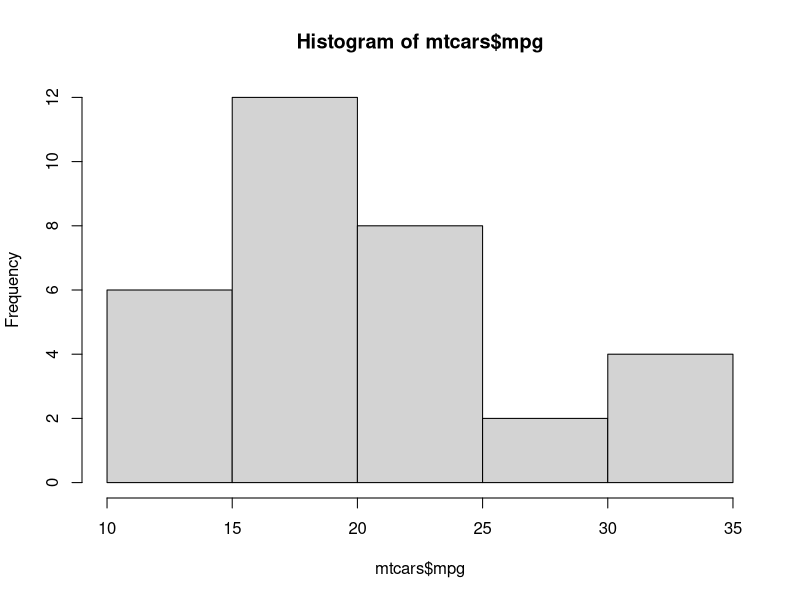
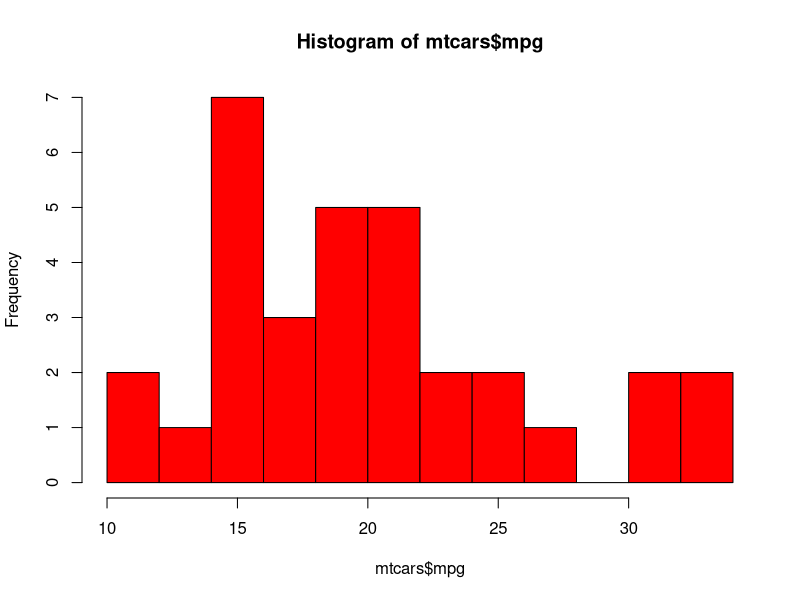
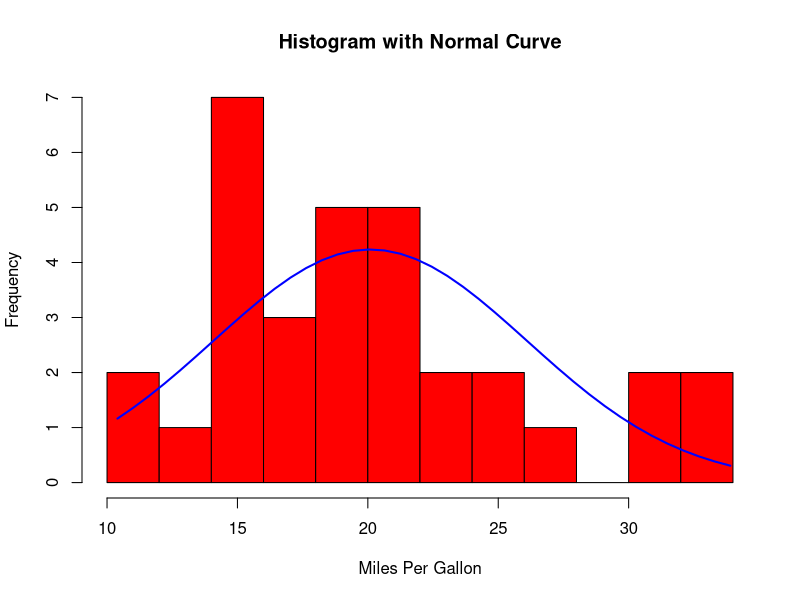
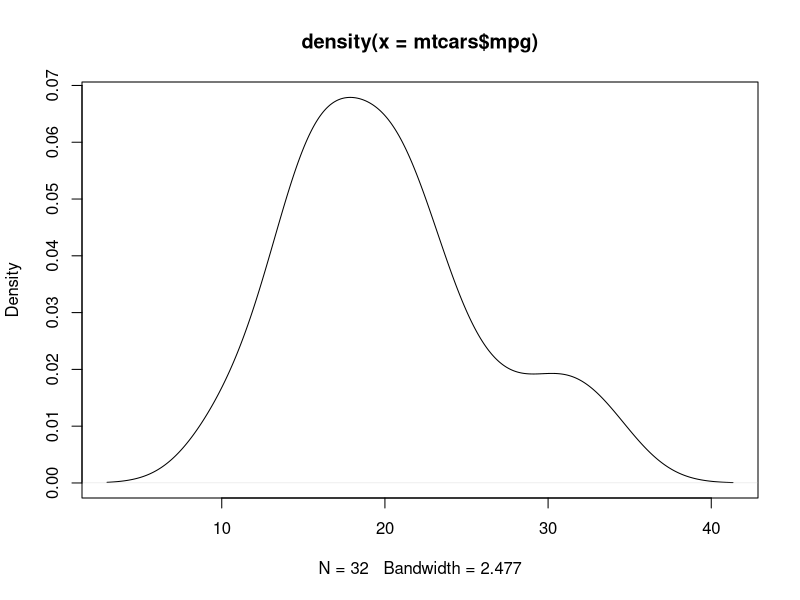
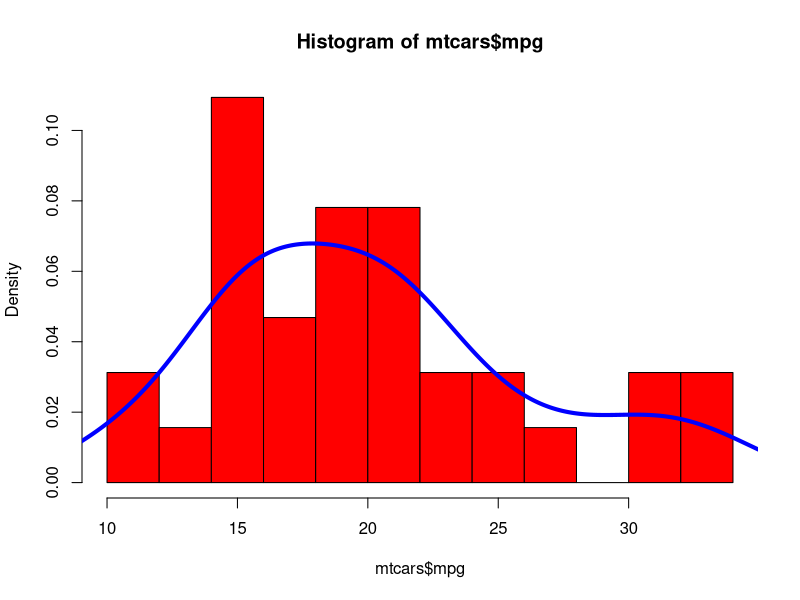
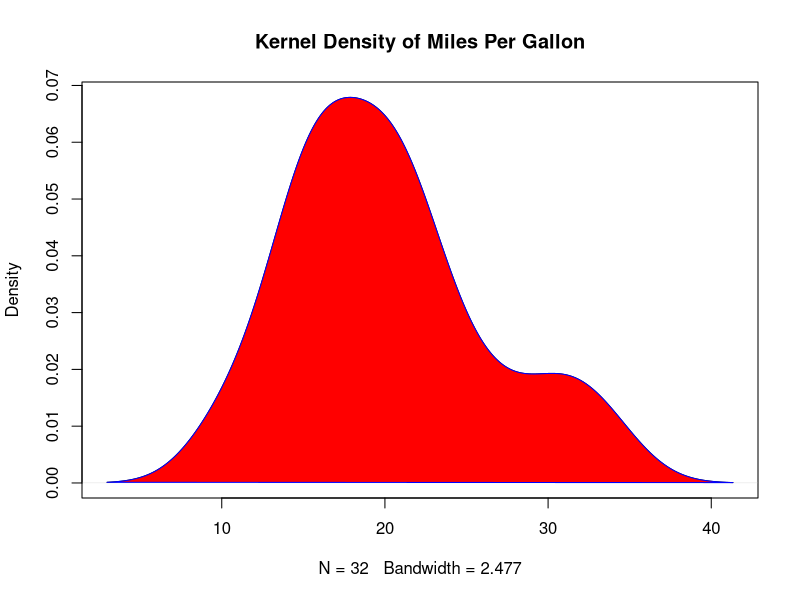
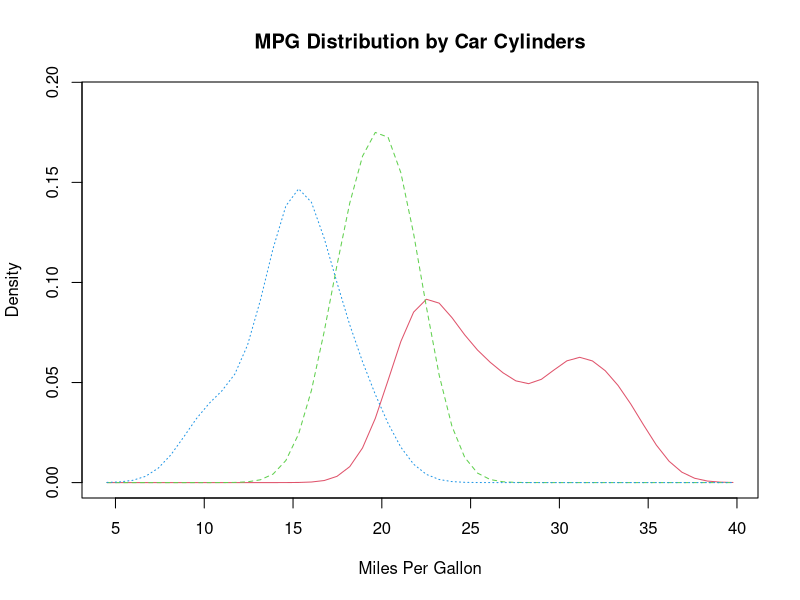

Recreate these plots in R, in order. (Note: this script raises an error after producing the figures.)
# Motor Trend Car Road Tests
help(mtcars)

# Simple Histogram
hist(mtcars$mpg)

# Colored Histogram with Different Number of Bins
hist(mtcars$mpg, breaks=12, col="red") 

# Add a Normal Curve (Thanks to Peter Dalgaard)
x <- mtcars$mpg
h<-hist(x, breaks=10, col="red", xlab="Miles Per Gallon",
   main="Histogram with Normal Curve")
xfit <- seq(min(x),max(x),length=40)
yfit <- dnorm(xfit,mean=mean(x),sd=sd(x))
yfit <- yfit*diff(h$mids[1:2])*length(x)
lines(xfit, yfit, col="blue", lwd=2) 

# Kernel Density Plot
d <- density(mtcars$mpg) # returns the density data

# plots the results 
plot(d) 

# Colored Histogram with Different Number of Bins
hist(mtcars$mpg, breaks=12, prob=TRUE, col="red")
lines(density(mtcars$mpg), col="blue", lwd=4)

d <- density(mtcars$mpg)
plot(d, main="Kernel Density of Miles Per Gallon")
polygon(d, col="red", border="blue") 

# Compare MPG distributions for cars with
# 4,6, or 8 cylinders
library(sm)
attach(mtcars)

# create value labels
cyl.f <- factor(cyl, levels= c(4,6,8),
  labels = c("4 cylinder", "6 cylinder", "8 cylinder"))

# plot densities
sm.density.compare(mpg, cyl, xlab="Miles Per Gallon")
title(main="MPG Distribution by Car Cylinders")

# add legend via mouse click
colfill<-c(2:(2+length(levels(cyl.f))))
legend(locator(1), levels(cyl.f), fill=colfill)

# For a moderate number of observations a useful addition is a jittered rug plot:
plot(density(mtcars$mpg))
rug(jitter(mtcars$mpg))

library(lattice)
densityplot(mtcars$mpg)

# Boxplot of MPG by Car Cylinders
boxplot(mpg~cyl,data=mtcars, main="Car Milage Data", 
  xlab="Number of Cylinders", ylab="Miles Per Gallon")

# Notched Boxplot of Tooth Growth Against 2 Crossed Factors
# boxes colored for ease of interpretation
boxplot(len~supp*dose, data=ToothGrowth, notch=TRUE,
  col=(c("gold","darkgreen")),
  main="Tooth Growth", xlab="Suppliment and Dose")

boxplot(len~supp*dose, data=ToothGrowth,
        col=(c("gold","darkgreen")),
        main="Tooth Growth", xlab="Suppliment and Dose")

library(vioplot)
x1 <- mtcars$mpg[mtcars$cyl==4]
x2 <- mtcars$mpg[mtcars$cyl==6]
x3 <- mtcars$mpg[mtcars$cyl==8]
vioplot(x1, x2, x3, names=c("4 cyl", "6 cyl", "8 cyl"),
   col="gold")
title("Violin Plots of Miles Per Gallon")
